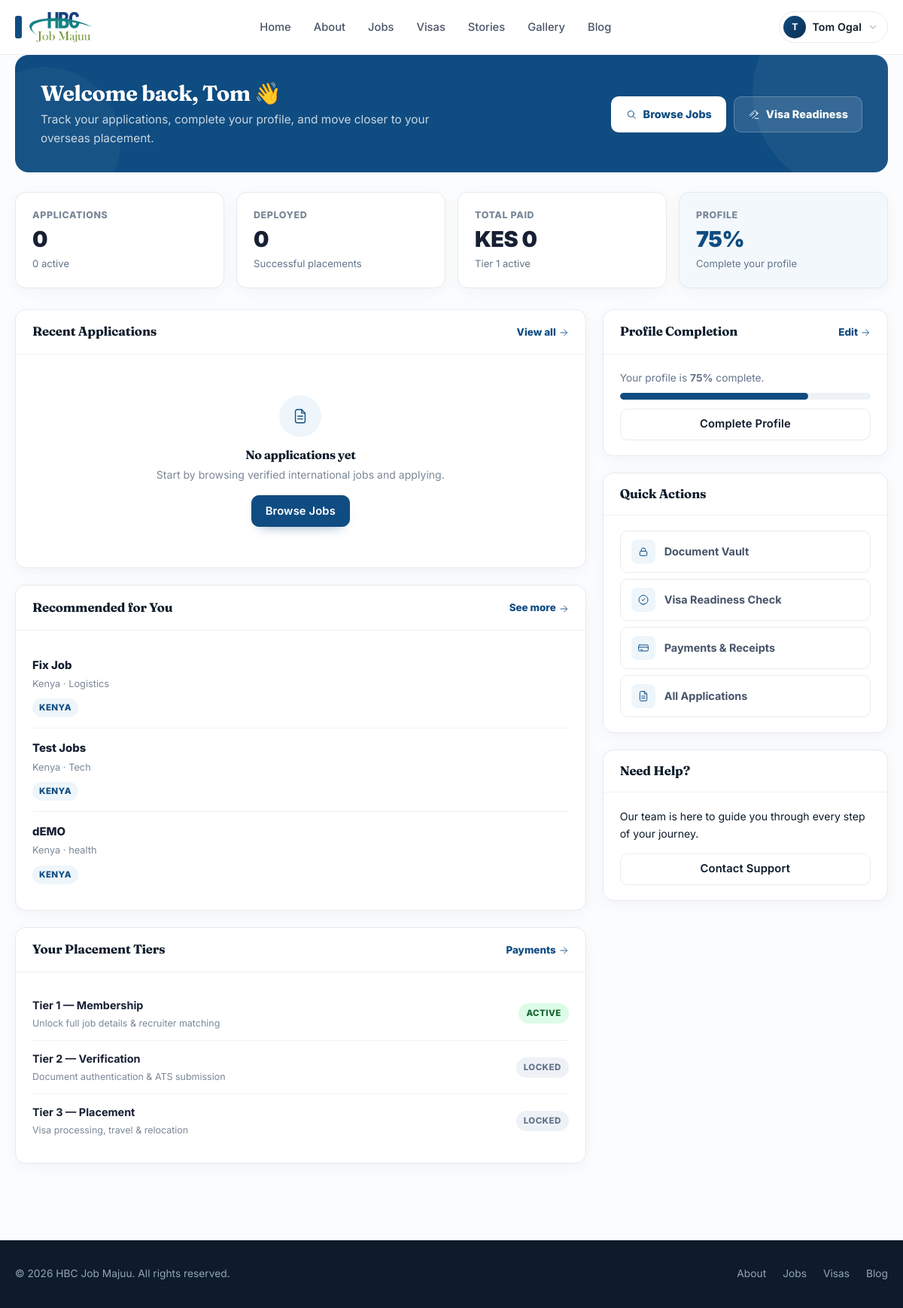
Before: /dashboard/ (signed in) with the older database file.
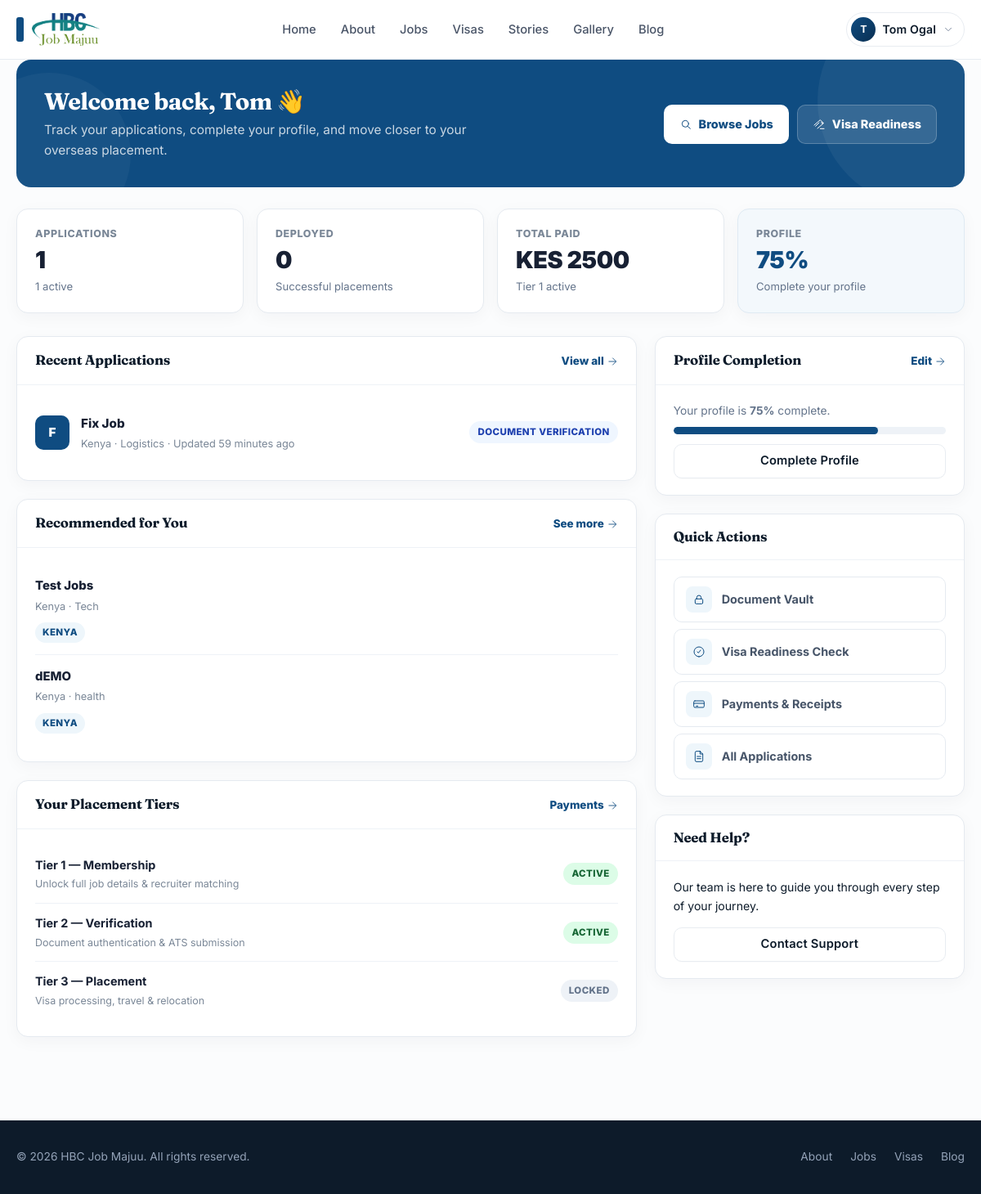
After: the same page with the newer database file.
### client/models.py (models this page shows, shortened)
class Job(models.Model):
    class Status(models.TextChoices):
        DRAFT = "DRAFT", "Draft"
        ACTIVE = "ACTIVE", "Active"
        FILLED = "FILLED", "Filled"
        CLOSED = "CLOSED", "Closed"
    class Visibility(models.TextChoices):
        PUBLIC = "PUBLIC", "Public"
        MEMBERS_ONLY = "MEMBERS_ONLY", "Members only"
    COUNTRY_FLAG_MAP = {
        "kenya": "🇰🇪",
        "uganda": "🇺🇬",
        "tanzania": "🇹🇿",
        "rwanda": "🇷🇼",
        "burundi": "🇧🇮",
        "ethiopia": "🇪🇹",
        "somalia": "🇸🇴",
        "south africa": "🇿🇦",
        "nigeria": "🇳🇬",
        "ghana": "🇬🇭",
        "cameroon": "🇨🇲",
        "zambia": "🇿🇲",
        "malawi": "🇲🇼",
        "mozambique": "🇲🇿",
        "egypt": "🇪🇬",
        "saudi arabia": "🇸🇦",
        "united arab emirates": "🇦🇪",
        "uae": "🇦🇪",
        "qatar": "🇶🇦",
        "oman": "🇴🇲",
        "bahrain": "🇧🇭",
        "kuwait": "🇰🇼",
        "jordan": "🇯🇴",
        "lebanon": "🇱🇧",
        "canada": "🇨🇦",
        "united states": "🇺🇸",
        "usa": "🇺🇸",
        "united kingdom": "🇬🇧",
        "uk": "🇬🇧",
        "germany": "🇩🇪",
        "france": "🇫🇷",
        "italy": "🇮🇹",
        "spain": "🇪🇸",
        "netherlands": "🇳🇱",
        "india": "🇮🇳",
        "pakistan": "🇵🇰",
        "sudan": "🇸🇩",
        "yemen": "🇾🇪",
        "oman": "🇴🇲",
    }
    id = models.UUIDField(
        primary_key=True,
        default=uuid.uuid4,
        editable=False
    )
    title = models.CharField(max_length=150)
    country = models.CharField(max_length=50)
    country_flag = models.CharField(max_length=20, blank=True, default="", help_text="Auto-generated flag for the country, such as 🇰🇪")
    sector = models.CharField(max_length=50)
    description_masked = models.TextField()
    description_full = models.TextField()
    salary_disclosed = models.BooleanField(default=False)
    salary_range = models.CharField(
        max_length=50,
        blank=True,
        null=True
    )
    tier_2_fee = models.DecimalField(
        max_digits=10,
        decimal_places=2,
        default=0.00
    )
    tier_3_fee = models.DecimalField(
        max_digits=10,
        decimal_places=2,
        default=0.00
    )
    status = models.CharField(
        max_length=20,
        choices=Status.choices,
        default=Status.ACTIVE
    )
    visibility = models.CharField(
        max_length=20,
        choices=Visibility.choices,
        default=Visibility.PUBLIC,
        help_text="Public jobs are visible to everyone; member-only jobs require membership access.",
    )
    image_url = models.URLField(max_length=500, blank=True, default="")
    cover_image = models.URLField(max_length=500, blank=True, default="", help_text="Optional cover image for the job card and detail page.")
    image_alt = models.CharField(max_length=150, blank=True, default="")
    created_at = models.DateTimeField(auto_now_add=True)
    updated_at = models.DateTimeField(auto_now=True)

class Application(models.Model):
    class ATSStage(models.TextChoices):
        SUBMITTED = "SUBMITTED", "Submitted"
        VETTING = "VETTING", "Document Verification"
        AGENT_REVIEW = "AGENT_REVIEW", "Agent Review"
        INTERVIEW = "INTERVIEW", "Interview"
        OFFER = "OFFER", "Offer Extended"
        VISA = "VISA", "Visa Processing"
        DEPLOYED = "DEPLOYED", "Deployed"
        REJECTED = "REJECTED", "Rejected"
    class VisaReadiness(models.TextChoices):
        NOT_STARTED = "NOT_STARTED", "Not started"
        PENDING = "PENDING", "Pending"
        READY = "READY", "Ready"
        UNDER_REVIEW = "UNDER_REVIEW", "Under review"
    class DocumentStatus(models.TextChoices):
        PENDING = "PENDING", "Pending"
        UPLOADED = "UPLOADED", "Uploaded"
        UNDER_REVIEW = "UNDER_REVIEW", "Under review"
        VERIFIED = "VERIFIED", "Verified"
    id = models.UUIDField(
        primary_key=True,
        default=uuid.uuid4,
        editable=False
    )
    candidate = models.ForeignKey(
        settings.AUTH_USER_MODEL,
        on_delete=models.CASCADE,
        related_name="applications"
    )
    job = models.ForeignKey(
        Job,
        on_delete=models.CASCADE,
        related_name="applications"
    )
    current_country = models.CharField(max_length=100, blank=True, default="")
    city = models.CharField(max_length=100, blank=True, default="")
    passport_number = models.CharField(max_length=50, blank=True, default="")
    years_of_experience = models.PositiveIntegerField(default=0)
    cover_letter = models.TextField(blank=True, default="")
    visa_readiness = models.CharField(
        max_length=30,
        choices=VisaReadiness.choices,
        default=VisaReadiness.PENDING,
    )
    document_status = models.CharField(
        max_length=30,
        choices=DocumentStatus.choices,
        default=DocumentStatus.PENDING,
    )
    admin_notes = models.TextField(blank=True, default="")
    ats_stage = models.CharField(
        max_length=50,
        choices=ATSStage.choices,
        default=ATSStage.SUBMITTED
    )
    tier_2_paid = models.BooleanField(default=False)
    tier_3_paid = models.BooleanField(default=False)
    assigned_agent = models.ForeignKey(
        settings.AUTH_USER_MODEL,
        on_delete=models.SET_NULL,
        null=True,
        blank=True,
        related_name="assigned_applications"
    )
    created_at = models.DateTimeField(auto_now_add=True)
    updated_at = models.DateTimeField(auto_now=True)
    class Meta:
        constraints = [
            models.UniqueConstraint(
                fields=["candidate", "job"],
                name="unique_candidate_job_application"
            )
        ]

### client/views.py (the view)
# urls.py: path("dashboard/", views.dashboard, name="dashboard"),
@login_required
def dashboard(request):
    user = request.user
    applications_qs = (
        Application.objects
        .filter(candidate=user)
        .select_related("job")
        .order_by("-updated_at")
    )
    total_applications = applications_qs.count()
    active_applications = applications_qs.exclude(
        ats_stage__in=[
            Application.ATSStage.DEPLOYED,
            Application.ATSStage.REJECTED,
        ]
    ).count()
    deployed_count = applications_qs.filter(
        ats_stage=Application.ATSStage.DEPLOYED
    ).count()
    transactions_qs = (
        Transaction.objects
        .filter(user=user)
        .order_by("-created_at")
    )
    total_paid = (
        transactions_qs
        .filter(payment_status=Transaction.PaymentStatus.SUCCESS)
        .aggregate(total=Sum("amount"))
        .get("total")
        or 0
    )
    tier_1_paid = (
        transactions_qs.filter(
            payment_tier=Transaction.PaymentTier.TIER_1,
            payment_status=Transaction.PaymentStatus.SUCCESS,
        ).exists()
        or user.has_active_tier(UserAccessUnlock.Tier.TIER_1)
    )
    profile_fields = [
        bool(user.first_name),
        bool(user.last_name),
        bool(user.email),
        bool(user.phone_number and not user.phone_number.startswith("G-")),
    ]
    profile_score = int(round(100 * sum(profile_fields) / len(profile_fields)))
    applied_job_ids = applications_qs.values_list("job_id", flat=True)
    recommended_jobs = (
        Job.objects
        .filter(status=Job.Status.ACTIVE)
        .exclude(id__in=applied_job_ids)
        .order_by("-created_at")[:4]
    )
    recent_applications = applications_qs[:5]
    context = {
        "title": "Dashboard",
        "user_obj": user,
        "total_applications": total_applications,
        "active_applications": active_applications,
        "deployed_count": deployed_count,
        "total_paid": total_paid,
        "tier_1_paid": tier_1_paid,
        "tier_2_active": user.has_active_tier(UserAccessUnlock.Tier.TIER_2),
        "tier_3_active": user.has_active_tier(UserAccessUnlock.Tier.TIER_3),
        "profile_score": profile_score,
        "recommended_jobs": recommended_jobs,
        "recent_applications": recent_applications,
        "ats_stages": Application.ATSStage.choices,
    }
    return render(request, "client/dashboard.html", context)

### client/models.py (called while the page is built)
    @property
    def is_platform_staff(self):
        return self.role in {
            self.Role.ADMIN,
            self.Role.ADMIN_SUPER,
            self.Role.ADMIN_HANDLER,
            self.Role.PARTNER,
            self.Role.CONTENT_MANAGER,
            self.Role.DIGITAL_MARKETING,
            self.Role.FINANCE_OFFICER,
            self.Role.ATS_COORDINATOR,
        }

    def has_active_tier(self, tier):
        if self.is_platform_staff:
            return True
        if self.membership_tier == self.MembershipTier.PLACED:
            return True
        if self.membership_tier == self.MembershipTier.MEMBER and tier == UserAccessUnlock.Tier.TIER_1:
            return True
        return UserAccessUnlock.objects.filter(user=self, tier=tier, is_active=True).exists()

### client/templates/client/dashboard.html (shortened to what the changed rows need)
{% extends "base.html" %}
{% load static %}
{% block content %}
<section class="dash-hero">
    <div class="dash-hero-inner">
        <div>
            <h1>
                Welcome back, {{ user.first_name|default:user.username }} 👋
            </h1>
        </div>
    </div>
</section>
<section class="stat-grid">
    <div class="stat-card">
        <span class="stat-label">Applications</span>
        <span class="stat-value">{{ total_applications }}</span>
        <span class="stat-meta">{{ active_applications }} active</span>
    </div>
    <div class="stat-card">
        <span class="stat-label">Total Paid</span>
        <span class="stat-value">KES {{ total_paid|floatformat:0 }}</span>
        <span class="stat-meta">
            {% if tier_1_paid %}Tier 1 active{% else %}Tier 1 not active{% endif %}
        </span>
    </div>
</section>
<div class="dash-grid">
    <div>
        <section class="dash-section">
            <div class="dash-section-header">
                <h2>Recent Applications</h2>
            </div>
            <div class="dash-section-body">
                {% if recent_applications %}
                {% for app in recent_applications %}
                <div class="app-row">
                    <div class="app-avatar">
                        {{ app.job.title|slice:":1"|upper }}
                    </div>
                    <div class="app-body">
                        <div class="app-title">{{ app.job.title }}</div>
                        <div class="app-meta">
                            {{ app.job.country }} · {{ app.job.sector }} ·
                            Updated {{ app.updated_at|timesince }} ago
                        </div>
                    </div>
                    <span class="pill pill-{{ app.ats_stage|lower }}">
                        {{ app.get_ats_stage_display }}
                    </span>
                </div>
                {% endfor %}
                {% else %}
                <div class="empty">
                    <div class="empty-icon"></div>
                    <h3>No applications yet</h3>
                    <p>Start by browsing verified international jobs and applying.</p>
                    <a href="{% url 'client:jobs' %}" class="btn btn-primary">Browse Jobs</a>
                </div>
                {% endif %}
            </div>
        </section>
        <section class="dash-section">
            <div class="dash-section-header">
                <h2>Recommended for You</h2>
            </div>
            <div class="dash-section-body">
                {% if recommended_jobs %}
                {% for job in recommended_jobs %}
                <div class="job-mini">
                    <div class="job-mini-title">{{ job.title }}</div>
                    <div class="job-mini-meta">
                        {{ job.country }} · {{ job.sector }}
                    </div>
                    <span class="job-mini-tag">{{ job.country }}</span>
                </div>
                {% endfor %}
                {% endif %}
            </div>
        </section>
        <section class="dash-section">
            <div class="dash-section-header">
                <h2>Your Placement Tiers</h2>
            </div>
            <div class="dash-section-body">
                <div class="tier-row">
                    <div class="tier-info">
                        <strong>Tier 2 — Verification</strong>
                        <span>Document authentication & ATS submission</span>
                    </div>
                    {% if tier_2_active %}
                    <span class="tier-status done">Active</span>
                    {% else %}
                    <span class="tier-status locked">Locked</span>
                    {% endif %}
                </div>
            </div>
        </section>
    </div>
    <div>
        <section class="dash-section">
            <div class="dash-section-header">
                <h2>Profile Completion</h2>
            </div>
        </section>
        <section class="dash-section">
            <div class="dash-section-header">
                <h2>Quick Actions</h2>
            </div>
        </section>
        <section class="dash-section">
            <div class="dash-section-header">
                <h2>Need Help?</h2>
            </div>
        </section>
    </div>
</div>
{% endblock %}

Changed rows visible on the page:
no longer on this page (row unchanged): Job: title "Fix Job", country "Kenya", sector "Logistics", country "KENYA"
added Application: job "F", job "Fix Job", job.country "Kenya", job.sector "Logistics", updated_at "59 minutes", ats_stage "DOCUMENT VERIFICATION"
Other visible differences:
{{ total_applications }}: "0" → "1"
{{ active_applications }}: "0" → "1"
{{ total_paid|floatformat:0 }}: "0" → "2500"
text no longer shown: "No applications yet Start by browsing verified international jobs and applying. Browse Jobs LOCKED"
text now shown: "ACTIVE"
